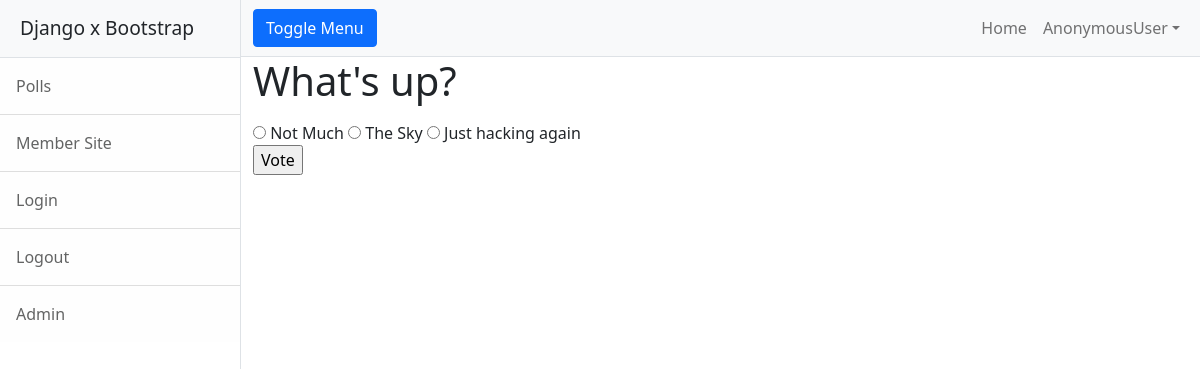
The page /polls/1/ on the database its author committed.
### polls/models.py (models this page shows, shortened)
class Question(models.Model):
    question_text = models.CharField(max_length=200)
    pub_date = models.DateTimeField('date publisshed')

class Choice(models.Model):
    question = models.ForeignKey(Question, on_delete=models.CASCADE, related_name='choices')
    choice_text = models.CharField(max_length=200)
    votes = models.IntegerField(default=0)

### polls/views.py (the view)
# urls.py: path('<int:pk>/', views.DetailView.as_view(), name='detail'),
class DetailView(QuestionDetailView):
    model = Question
    template_name = 'polls/detail.html'

### polls/views.py (called while the page is built)
    def get_queryset(self):
        return Question.objects.filter(pub_date__lte=timezone.now())

### polls/templates/polls/detail.html (shortened to what this page needs)
{% extends "base.html" %}
{% block content %}
<form action="{% url 'polls:vote' question.id %}" method="post">
<fieldset>
    <legend><h1>{{ question.question_text }}</h1></legend>
    {% for choice in question.choices.all %}
    <input type="radio" name="choice" id="choice{{ forloop.counter }}" value="{{ choice.id }}">
    <label for="choice{{ forloop.counter }}">{{ choice.choice_text }}</label>
    {% endfor %}
</fieldset>
<input type="submit" value="Vote">
</form>
{% endblock %}

### rows shown on the page
Question: question_text "What's up?"
Choice: choice_text "Not Much"
Choice: choice_text "The Sky"
Choice: choice_text "Just hacking again"

### other values the page prints
{{ user }} "AnonymousUser"
